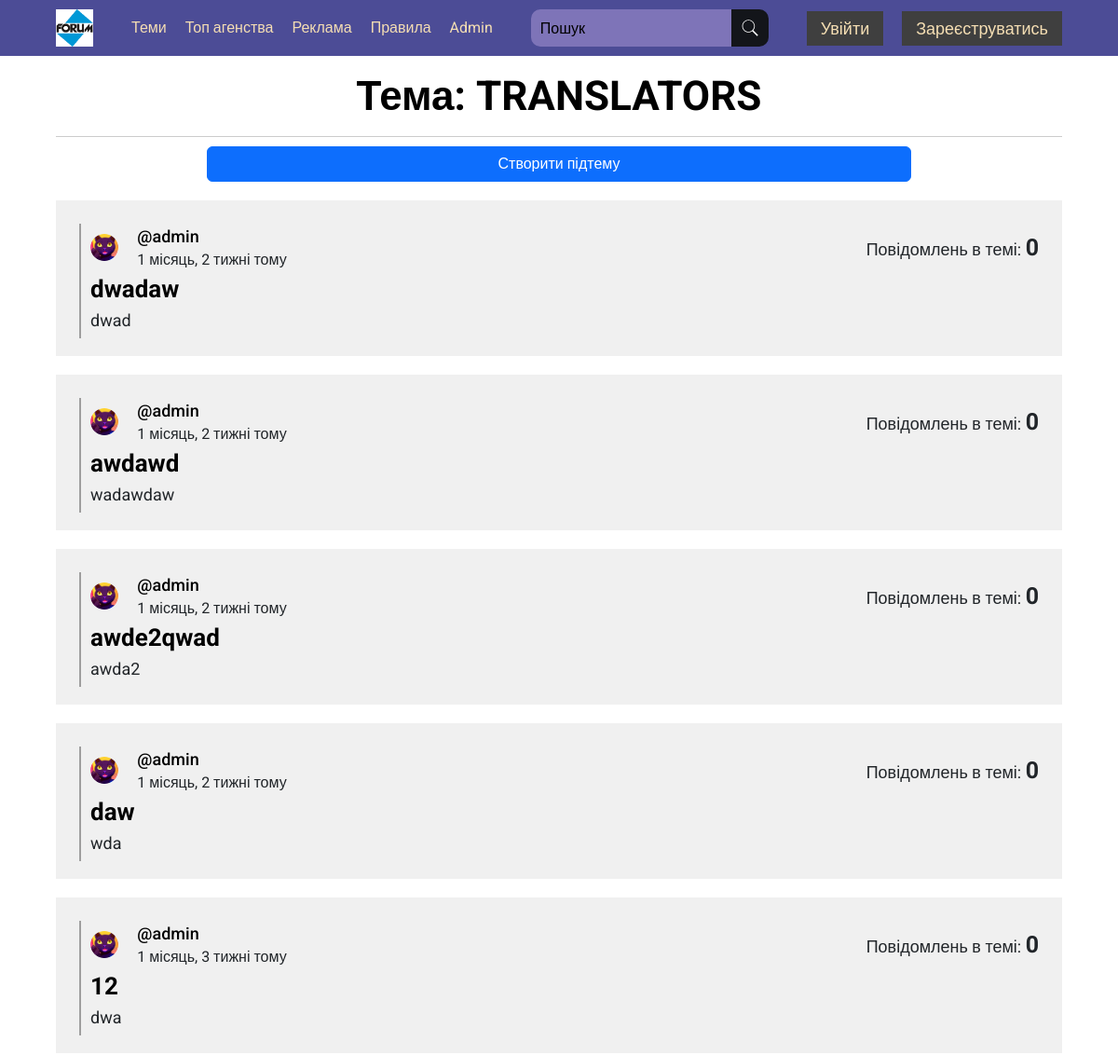
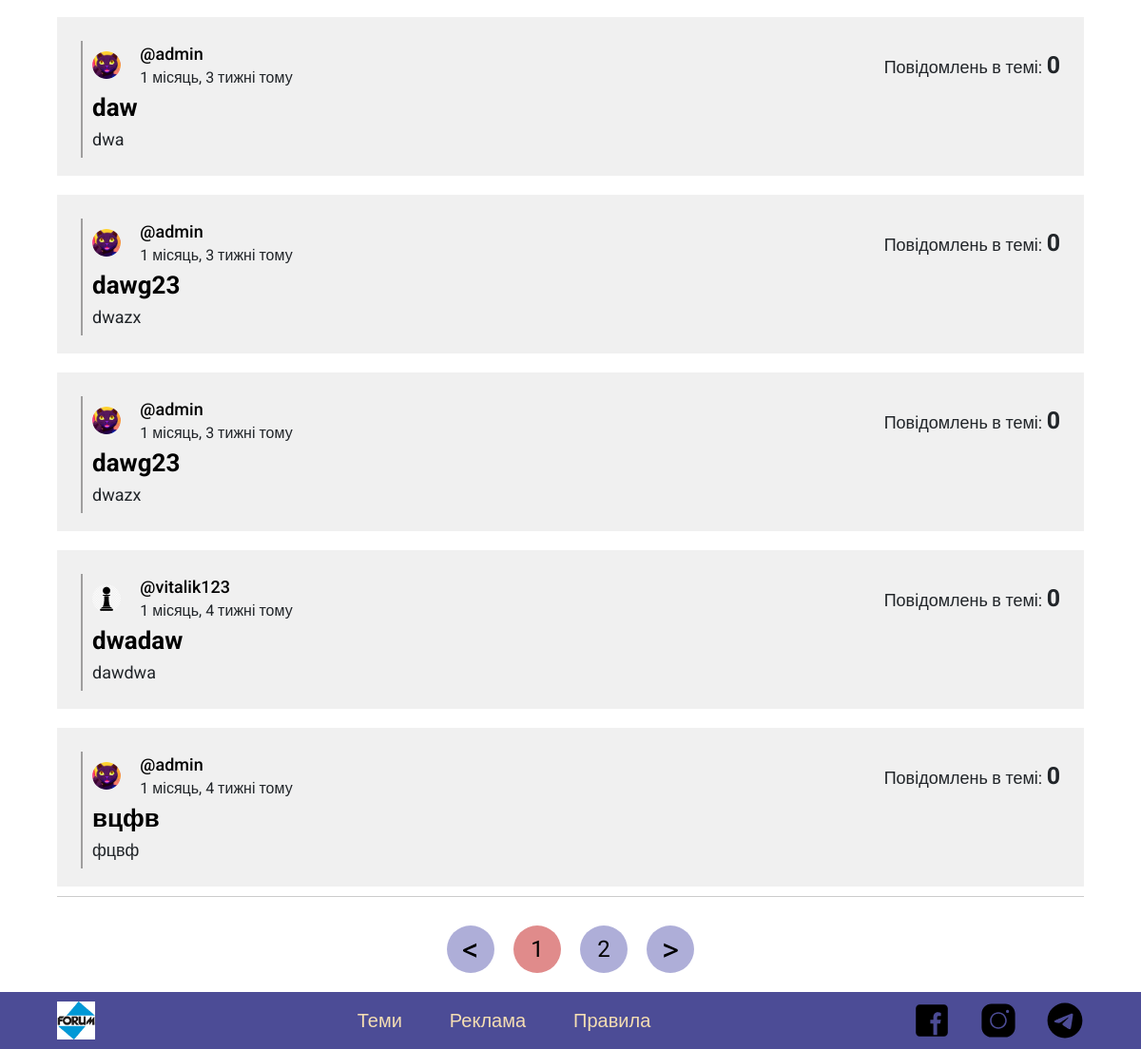
Page /subthemes/&subthemeId=2&page=1 on the earlier database version (2 pictures, top to bottom).
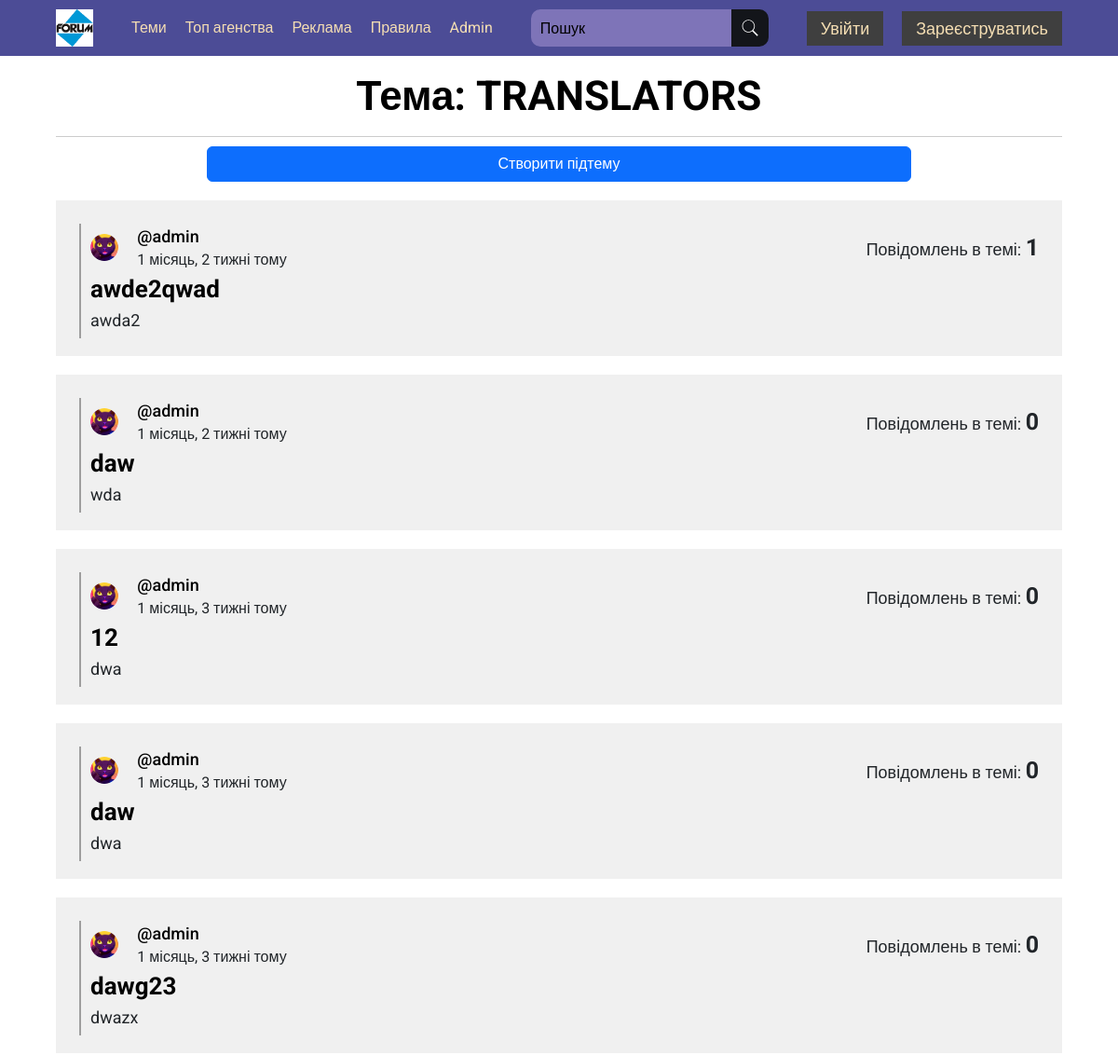
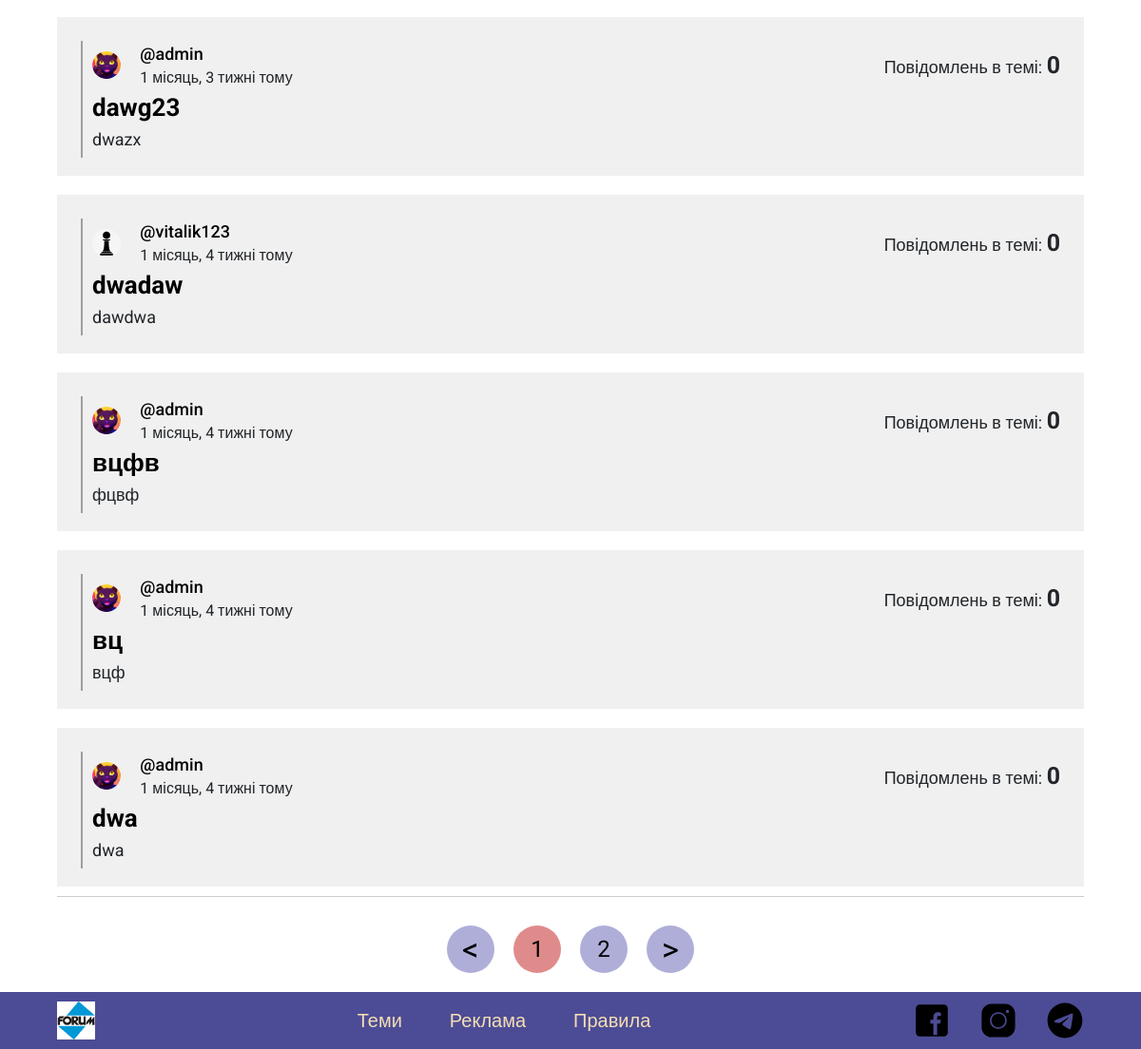
Same page on the later database version (2 pictures, top to bottom).
### forum_pages/models.py (models this page shows, shortened)
class SubThemes(models.Model):
    user = models.ForeignKey(User, on_delete=models.CASCADE, null=True)
    base_theme = models.ForeignKey(
        Themes, on_delete=models.CASCADE, null=True, related_name='subthemes')
    title = models.CharField(max_length=100, null=True)
    main_text = models.TextField()
    count = models.PositiveIntegerField(default=0)
    created = models.DateTimeField(auto_now_add=True)

class User(AbstractUser):
    username = models.CharField(max_length=100,
                                null=True,
                                unique=True,
                                verbose_name='Ваш нікнейм')
    email = models.EmailField(null=True,
                              unique=True,
                              verbose_name='Ваш E-mail')
    telegram = models.CharField(max_length=200,
                                null=True,
                                blank=True,
                                verbose_name='Ваш телеграм нікнейм')
    is_show_telegram = models.BooleanField(default=True,
                                           verbose_name='Показувати телеграм')
    avatar = models.ImageField(null=True,
                               default='forum_pages/img/avatars/default_avatar.png',
                               upload_to='forum_pages/img/avatars',
                               verbose_name='Фото профілю')
    is_blocked = models.BooleanField(default=False, blank=True)
    ban_reason = models.TextField(null=True, blank=True)
    REQUIRED_FIELDS = []

### forum_pages/views.py (the view)
# urls.py: path('subthemes/&subthemeId=<str:pk>&page=<int:page>', views.subThemes, name='subthemes'),
def subThemes(request, pk, page):
    referer = request.META.get('HTTP_REFERER', None)
    try:
        theme, subthemes_per_page, pages_list_amount = pagination(request, page, Themes, pk)
    except:
        return redirect(referer)
    print(subthemes_per_page[0].count)
    context = {
        'theme': theme,
        'subthemes': subthemes_per_page,
        'pages_amount': pages_list_amount,
        'current_page': page,
        'pk': pk
    }
    return render(request, 'forum_pages/base_pages/subThemes.html', context)

### forum_pages/models.py (called while the page is built)
    def __str__(self) -> str:
        return self.title

### forum_pages/views.py (called while the page is built)
def pagination(request, page, className, pk=None):
    referer = request.META.get('HTTP_REFERER', None)
    if page < 1:
            return redirect(referer)
    theme = ''
    if className == SubThemes:
        theme = className.objects.get(id=pk)
        themes = theme.subtheme_messages.all().order_by('-id')
    elif pk:
        theme = className.objects.get(id=pk)
        themes = theme.subthemes.all().order_by('-id')
    else:
        themes = className.objects.all().order_by('-id')
    themes_per_page = themes[page*10-10:page*10]
    pages_amount = len(themes) // 10 if len(themes) % 10 == 0 else len(themes) // 10 + 1
    if not pages_amount:
        pages_amount = 1
    pages_list_amount = list(range(1, pages_amount+1))
    if page > pages_amount and pages_amount:
        return redirect(referer)
    return theme, themes_per_page, pages_list_amount

### forum_pages/templates/forum_pages/base_pages/subThemes.html (shortened to what this page needs)
{% extends 'base.html' %}
{% load static %}
{% block style %}
<link rel="stylesheet" href="{% static 'forum_pages/css/sandbox.min.css' %}">
{% endblock %}
{% block content %}
<div class="sandbox__info container">
    {% if not is_searched %}
        <div class="sandbox__title">Тема: {{ theme }}</div>
        <div class="divider"></div>
        <a class="link-subheader" href="{% url 'create-subtheme' theme.id %}"><button class="btn btn-primary btn-subheader">Створити підтему</button></a>
    {% endif %}
    {% for subtheme in subthemes %}
        <div class="user__wrapper-interface">
            <div class="user__line-interface"></div>
            <div class="user__data-interface">
                <div class="user__photo-interface"><a href="#"><img src="{{subtheme.user.avatar.url}}" class="side__panel-photo" alt=""></a></div>
                <div class="user__information">
                    <div class="user__name-interface"><a href="{% url 'user-profile' subtheme.user.username %}">@{{ subtheme.user.username }}</a></div>
                    <div class="user__time-interface">{{ subtheme.created|timesince }} тому</div>
                </div>
                <div class="user__rightWrapper">
                    <div class="user__number-interface">Повідомлень в темі: <b>{{ subtheme.count }}</b></div>
                </div>
            </div>
            <div class="user__content-interface">
                <div class="user__title-interface"><a href="{% url 'subtheme' subtheme.id 1 %}">{{ subtheme.title }}</a></div>
                <div class="user__text-interface">{{ subtheme.main_text }}</div>
            </div>
        </div>
    {% endfor %}
    <div class="divider"></div>
    <div class="subthemes__pages">
        <div>
            {% with new_page=current_page|add:"-1" %}
                <a href="{% url 'subthemes' pk=pk page=new_page %}" class="subtheme__page subtheme__page__arrow">&lt;</a>
            {% endwith %}
        </div>
        {% for page in pages_amount %}
            <div>
                <a href="{% url 'subthemes' pk=pk page=page %}" class="subtheme__page {% if page == current_page %}page__selected{% endif %}">{{page}}</a>
            </div>
        {% endfor %}
        <div>
            {% with new_page=current_page|add:"1" %}
                <a href="{% url 'subthemes' pk=pk page=new_page %}" class="subtheme__page subtheme__page__arrow">></a>
            {% endwith %}
        </div>
    </div>
</div>
{% endblock %}

Differences in the rows shown:
removed SubThemes: user.avatar (picture), user.username "admin", created "1 місяць, 2 тижні", count "0", title "dwadaw", main_text "dwad"
removed SubThemes: user.avatar (picture), user.username "admin", created "1 місяць, 2 тижні", count "0", title "awdawd", main_text "wadawdaw"
changed SubThemes "awde2qwad": count "0" → "1"
now on this page (row unchanged): SubThemes: user.avatar (picture), user.username "admin", created "1 місяць, 4 тижні", count "0", title "вц", main_text "вцф"
now on this page (row unchanged): SubThemes: user.avatar (picture), user.username "admin", created "1 місяць, 4 тижні", count "0", title "dwa", main_text "dwa"
